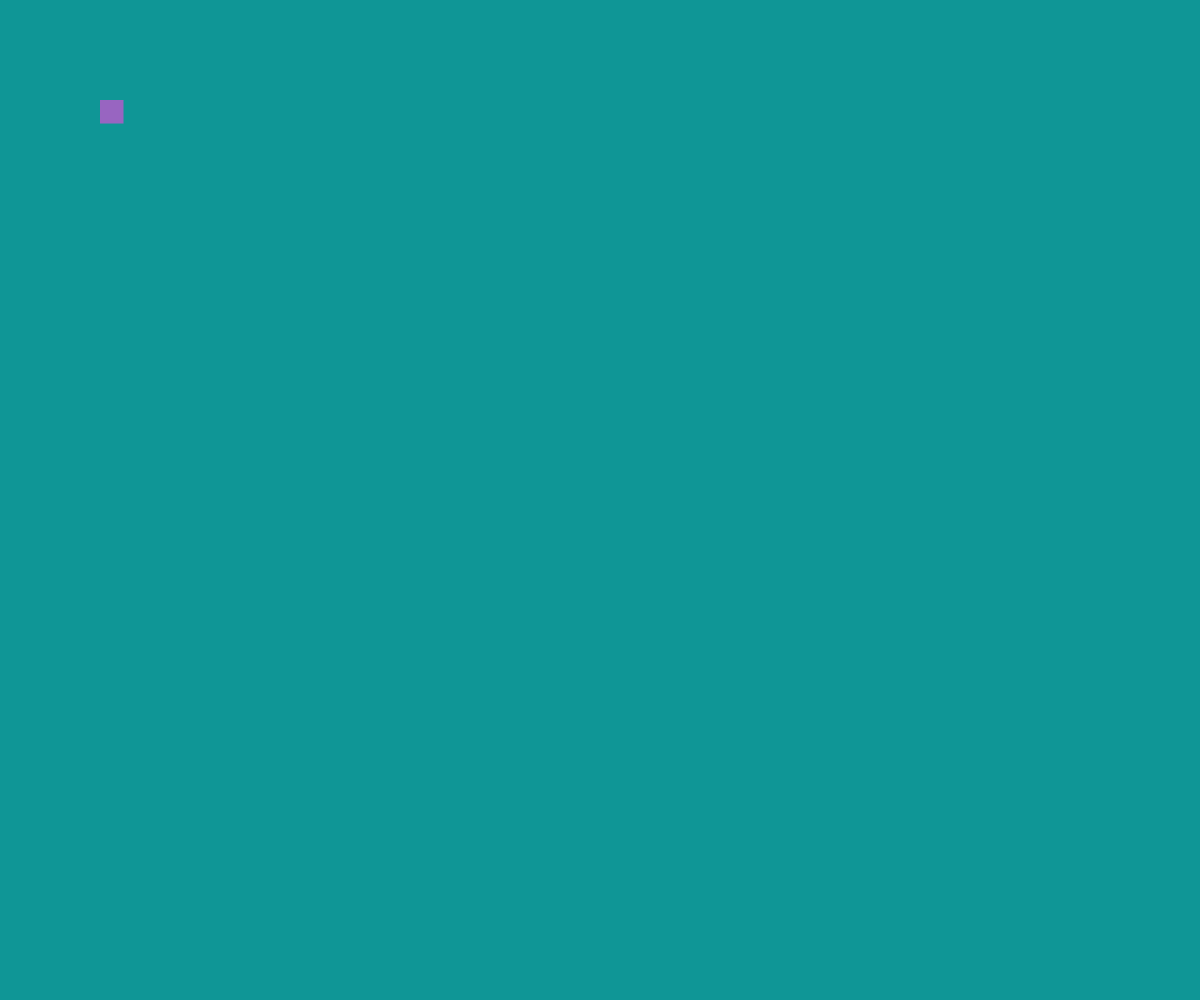
Frame 1 (no input)
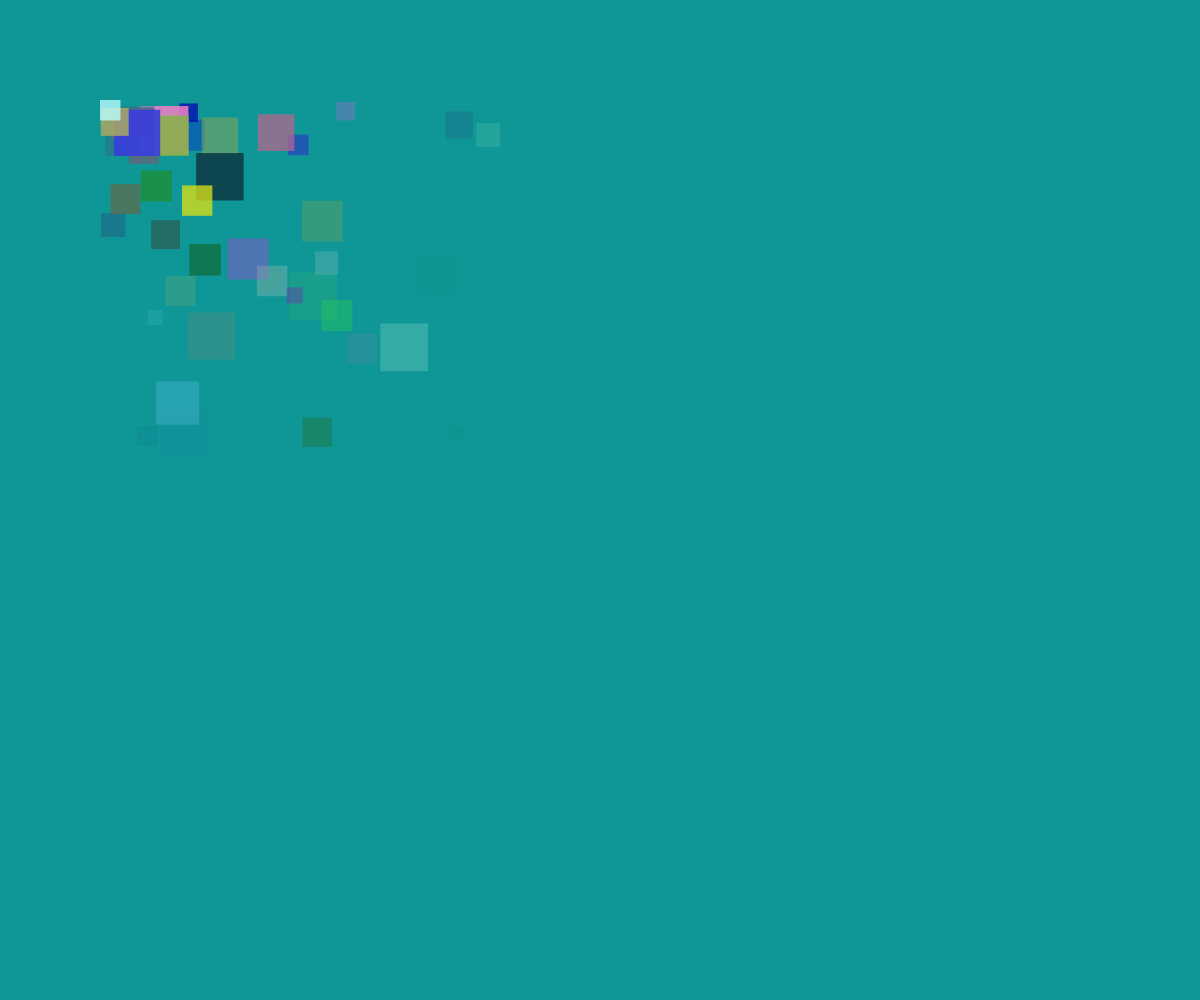
Frame 60 (no input)
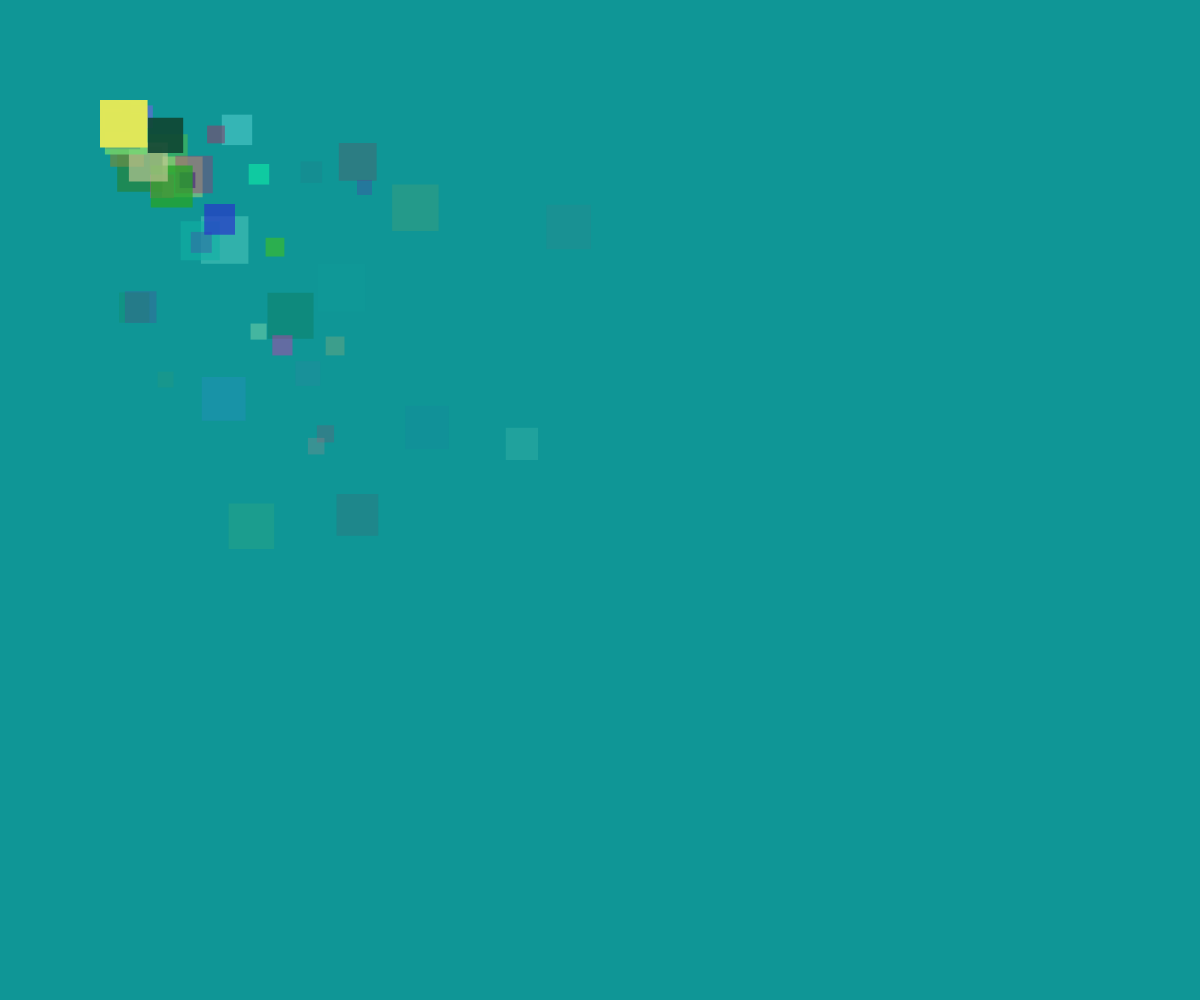
Frame 120 (the mouse pressed at the canvas centre since frame 60)

The p5.js sketch that drew these frames (run headless with seeded random() and noise() and a simulated clock; from frame 60 on, the mouse is pressed at the canvas centre):

// p5.js sketch
// ── sketch.js
let myCar;
let cars = [];

function setup() {
  createCanvas(windowWidth, windowHeight);

  noStroke();
}

function draw() {
  background(15, 150, 150);
  cars.push(new Car());

  for (let i = 0; i < cars.length; i++){
  cars[i].display();
  cars[i].move();
  if (cars[i].a <= 0){
    cars.splice(i, 1);
  }
  }
}

class Car {
  // constructor
  constructor() {
    this.pos = createVector(100, 100);
    this.vel = createVector(random(10), random(10));
    this.r = random(255);
    this.g = random(255);
    this.b = random(255);
    this.a = random(175, 255);
    this.s = random(15, 50);
  }

  // methods

  display() {
    fill(this.r, this.g, this.b, this.a);
    rect(this.pos.x, this.pos.y, this.s);
  }

  move() {
    this.pos.add(this.vel);
    this.a = this.a - 5;
  }
}
